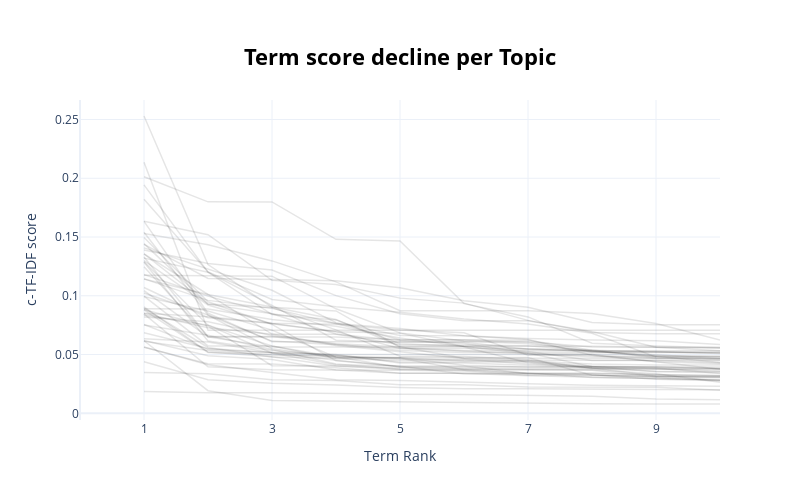

This figure's notebook cell:
### Markdown cell above
## Visualize Term Score Decline
Topics are represented by a number of words starting with the best representative word. Each word is represented by a c-TF-IDF score. The higher the score, the more representative a word to the topic is. Since the topic words are sorted by their c-TF-IDF score, the scores slowly decline with each word that is added. At some point adding words to the topic representation only marginally increases the total c-TF-IDF score and would not be beneficial for its representation.

To visualize this effect, we can plot the c-TF-IDF scores for each topic by the term rank of each word. In other words, the position of the words (term rank), where the words with the highest c-TF-IDF score will have a rank of 1, will be put on the x-axis. Whereas the y-axis will be populated by the c-TF-IDF scores. The result is a visualization that shows you the decline of c-TF-IDF score when adding words to the topic representation. It allows you, using the elbow method, the select the best number of words in a topic.

### Code cell
topic_model.visualize_term_rank()

### Figure 1 — Plotly figure (JSON) as saved in the notebook; plotly's stock layout.template omitted (floating-point values rounded to 4 significant figures)
{"data": [{"hovertext": "<b>Topic -1</b>:of_action_mechanism_the_and_is_121", "line": {"color": "black", "width": 1.5}, "mode": "lines+lines", "name": "", "opacity": 0.1, "type": "scatter", "x": [1, 2, 3, 4, 5, 6, 7, 8, 9, 10], "y": [0.01848, 0.01753, 0.01747, 0.01677, 0.01628, 0.01602, 0.01546, 0.01456, 0.01219, 0.01146]}, {"hovertext": "<b>Topic 0</b>:cells_antibody_antibodydependent_su", "line": {"color": "black", "width": 1.5}, "mode": "lines+lines", "name": "", "opacity": 0.1, "type": "scatter", "x": [1, 2, 3, 4, 5, 6, 7, 8, 9, 10], "y": [0.03482, 0.03358, 0.02856, 0.02797, 0.02436, 0.02432, 0.02234, 0.0221, 0.0221, 0.01965]}, {"hovertext": "<b>Topic 1</b>:egfr_exon_fgfr_kinase_mouse_and_tum", "line": {"color": "black", "width": 1.5}, "mode": "lines+lines", "name": "", "opacity": 0.1, "type": "scatter", "x": [1, 2, 3, 4, 5, 6, 7, 8, 9, 10], "y": [0.04388, 0.02862, 0.02549, 0.02412, 0.02197, 0.02089, 0.02087, 0.02023, 0.02021, 0.01996]}, {"hovertext": "<b>Topic 2</b>:jak_jaks_jak2_stats_kinase_janus_en", "line": {"color": "black", "width": 1.5}, "mode": "lines+lines", "name": "", "opacity": 0.1, "type": "scatter", "x": [1, 2, 3, 4, 5, 6, 7, 8, 9, 10], "y": [0.06195, 0.04891, 0.04585, 0.03676, 0.03669, 0.03603, 0.03229, 0.03215, 0.03179, 0.03146]}, {"hovertext": "<b>Topic 3</b>:5ht_receptors_serotonin_muscarinic_", "line": {"color": "black", "width": 1.5}, "mode": "lines+lines", "name": "", "opacity": 0.1, "type": "scatter", "x": [1, 2, 3, 4, 5, 6, 7, 8, 9, 10], "y": [0.05641, 0.04124, 0.03469, 0.02864, 0.02792, 0.02632, 0.02509, 0.02387, 0.02366, 0.02308]}, {"hovertext": "<b>Topic 4</b>:insulin_glp1_glucose_secretion_piog", "line": {"color": "black", "width": 1.5}, "mode": "lines+lines", "name": "", "opacity": 0.1, "type": "scatter", "x": [1, 2, 3, 4, 5, 6, 7, 8, 9, 10], "y": [0.09928, 0.08704, 0.07077, 0.04765, 0.04741, 0.04741, 0.04741, 0.03242, 0.0316, 0.03022]}, {"hovertext": "<b>Topic 5</b>:lysosomal_deficiency_lysosomes_glyc", "line": {"color": "black", "width": 1.5}, "mode": "lines+lines", "name": "", "opacity": 0.1, "type": "scatter", "x": [1, 2, 3, 4, 5, 6, 7, 8, 9, 10], "y": [0.05611, 0.04211, 0.04195, 0.03886, 0.03403, 0.03403, 0.03194, 0.03076, 0.02918, 0.02835]}, {"hovertext": "<b>Topic 6</b>:il13_il23_cytokines_proinflammatory", "line": {"color": "black", "width": 1.5}, "mode": "lines+lines", "name": "", "opacity": 0.1, "type": "scatter", "x": [1, 2, 3, 4, 5, 6, 7, 8, 9, 10], "y": [0.0614, 0.05344, 0.04951, 0.04808, 0.04723, 0.04454, 0.04433, 0.03865, 0.03181, 0.03063]}, {"hovertext": "<b>Topic 7</b>:braf_v600e_encorafenib_binimetinib_", "line": {"color": "black", "width": 1.5}, "mode": "lines+lines", "name": "", "opacity": 0.1, "type": "scatter", "x": [1, 2, 3, 4, 5, 6, 7, 8, 9, 10], "y": [0.1284, 0.06149, 0.05334, 0.04924, 0.04359, 0.04359, 0.04359, 0.04015, 0.03903, 0.03816]}, {"hovertext": "<b>Topic 8</b>:complement_terminal_kallikrein_hemo", "line": {"color": "black", "width": 1.5}, "mode": "lines+lines", "name": "", "opacity": 0.1, "type": "scatter", "x": [1, 2, 3, 4, 5, 6, 7, 8, 9, 10], "y": [0.09061, 0.05211, 0.04821, 0.0403, 0.03727, 0.03667, 0.03385, 0.03385, 0.03291, 0.03208]}, {"hovertext": "<b>Topic 9</b>:breast_pi3k_cancer_pik3ca_lines_pal", "line": {"color": "black", "width": 1.5}, "mode": "lines+lines", "name": "", "opacity": 0.1, "type": "scatter", "x": [1, 2, 3, 4, 5, 6, 7, 8, 9, 10], "y": [0.07508, 0.06632, 0.05437, 0.04193, 0.03743, 0.03727, 0.0342, 0.03044, 0.02967, 0.02852]}, {"hovertext": "<b>Topic 10</b>:somatostatin_sstr2_cells_growth_ps", "line": {"color": "black", "width": 1.5}, "mode": "lines+lines", "name": "", "opacity": 0.1, "type": "scatter", "x": [1, 2, 3, 4, 5, 6, 7, 8, 9, 10], "y": [0.08466, 0.03953, 0.03707, 0.03685, 0.03415, 0.03415, 0.03415, 0.03415, 0.0328, 0.03192]}, {"hovertext": "<b>Topic 11</b>:cftr_chloride_transport_ivacaftor_", "line": {"color": "black", "width": 1.5}, "mode": "lines+lines", "name": "", "opacity": 0.1, "type": "scatter", "x": [1, 2, 3, 4, 5, 6, 7, 8, 9, 10], "y": [0.1357, 0.09296, 0.08991, 0.07098, 0.04852, 0.04837, 0.04561, 0.03839, 0.03568, 0.0356]}, {"hovertext": "<b>Topic 12</b>:124_microbiology_see_antibacterial", "line": {"color": "black", "width": 1.5}, "mode": "lines+lines", "name": "", "opacity": 0.1, "type": "scatter", "x": [1, 2, 3, 4, 5, 6, 7, 8, 9, 10], "y": [0.2012, 0.1799, 0.1799, 0.148, 0.1466, 0.09333, 0.08201, 0.05966, 0.05727, 0.05576]}, {"hovertext": "<b>Topic 13</b>:platelet_fxa_aggregation_thrombin_", "line": {"color": "black", "width": 1.5}, "mode": "lines+lines", "name": "", "opacity": 0.1, "type": "scatter", "x": [1, 2, 3, 4, 5, 6, 7, 8, 9, 10], "y": [0.07551, 0.05442, 0.05143, 0.05, 0.04286, 0.04286, 0.04082, 0.03931, 0.03931, 0.03931]}, {"hovertext": "<b>Topic 14</b>:androgen_estrogen_estrogens_ar_enz", "line": {"color": "black", "width": 1.5}, "mode": "lines+lines", "name": "", "opacity": 0.1, "type": "scatter", "x": [1, 2, 3, 4, 5, 6, 7, 8, 9, 10], "y": [0.06856, 0.05524, 0.05183, 0.04518, 0.03961, 0.03961, 0.03961, 0.03961, 0.03961, 0.03821]}, {"hovertext": "<b>Topic 15</b>:beta_may_heart_vilanterol_adrenoce", "line": {"color": "black", "width": 1.5}, "mode": "lines+lines", "name": "", "opacity": 0.1, "type": "scatter", "x": [1, 2, 3, 4, 5, 6, 7, 8, 9, 10], "y": [0.08791, 0.05178, 0.05013, 0.04899, 0.04629, 0.04597, 0.04195, 0.03983, 0.03538, 0.03459]}, {"hovertext": "<b>Topic 16</b>:btk_bcell_bcrabl_pathways_t315i_pi", "line": {"color": "black", "width": 1.5}, "mode": "lines+lines", "name": "", "opacity": 0.1, "type": "scatter", "x": [1, 2, 3, 4, 5, 6, 7, 8, 9, 10], "y": [0.154, 0.08351, 0.05502, 0.04752, 0.04732, 0.04096, 0.03927, 0.03925, 0.03786, 0.0357]}, {"hovertext": "<b>Topic 17</b>:ttr_mrna_interference_rna_hepatocy", "line": {"color": "black", "width": 1.5}, "mode": "lines+lines", "name": "", "opacity": 0.1, "type": "scatter", "x": [1, 2, 3, 4, 5, 6, 7, 8, 9, 10], "y": [0.08813, 0.0742, 0.04049, 0.04027, 0.03856, 0.03756, 0.03713, 0.03666, 0.031, 0.031]}, {"hovertext": "<b>Topic 18</b>:glucose_reabsorption_sglt2_renal_f", "line": {"color": "black", "width": 1.5}, "mode": "lines+lines", "name": "", "opacity": 0.1, "type": "scatter", "x": [1, 2, 3, 4, 5, 6, 7, 8, 9, 10], "y": [0.1174, 0.1168, 0.1167, 0.08892, 0.06843, 0.06158, 0.05927, 0.05311, 0.05264, 0.05105]}, {"hovertext": "<b>Topic 19</b>:asthma_fluticasone_eosinophils_inf", "line": {"color": "black", "width": 1.5}, "mode": "lines+lines", "name": "", "opacity": 0.1, "type": "scatter", "x": [1, 2, 3, 4, 5, 6, 7, 8, 9, 10], "y": [0.08513, 0.08208, 0.07658, 0.07575, 0.07094, 0.06849, 0.04946, 0.04946, 0.04659, 0.04542]}, {"hovertext": "<b>Topic 20</b>:pde5_tadalafil_pde4_camp_more_cgmp", "line": {"color": "black", "width": 1.5}, "mode": "lines+lines", "name": "", "opacity": 0.1, "type": "scatter", "x": [1, 2, 3, 4, 5, 6, 7, 8, 9, 10], "y": [0.1023, 0.08362, 0.06146, 0.05854, 0.0551, 0.0551, 0.0544, 0.05414, 0.04715, 0.0464]}, {"hovertext": "<b>Topic 21</b>:bile_acids_acid_synthesis_fxr_chol", "line": {"color": "black", "width": 1.5}, "mode": "lines+lines", "name": "", "opacity": 0.1, "type": "scatter", "x": [1, 2, 3, 4, 5, 6, 7, 8, 9, 10], "y": [0.1495, 0.0949, 0.07562, 0.04465, 0.03999, 0.03338, 0.03338, 0.03307, 0.02907, 0.02768]}, {"hovertext": "<b>Topic 22</b>:myeloma_pomalidomide_melphalan_pro", "line": {"color": "black", "width": 1.5}, "mode": "lines+lines", "name": "", "opacity": 0.1, "type": "scatter", "x": [1, 2, 3, 4, 5, 6, 7, 8, 9, 10], "y": [0.08492, 0.07275, 0.06716, 0.06716, 0.06196, 0.05941, 0.05133, 0.03961, 0.03845, 0.03387]}, {"hovertext": "<b>Topic 23</b>:immune_pd1_tumor_tumors_syngeneic_", "line": {"color": "black", "width": 1.5}, "mode": "lines+lines", "name": "", "opacity": 0.1, "type": "scatter", "x": [1, 2, 3, 4, 5, 6, 7, 8, 9, 10], "y": [0.1071, 0.08131, 0.07649, 0.06949, 0.05509, 0.05263, 0.05072, 0.0502, 0.04926, 0.04834]}, {"hovertext": "<b>Topic 24</b>:ezh2_histone_histones_tazemetostat", "line": {"color": "black", "width": 1.5}, "mode": "lines+lines", "name": "", "opacity": 0.1, "type": "scatter", "x": [1, 2, 3, 4, 5, 6, 7, 8, 9, 10], "y": [0.08334, 0.07501, 0.05733, 0.04786, 0.03909, 0.03828, 0.03782, 0.03782, 0.03782, 0.03782]}, {"hovertext": "<b>Topic 25</b>:opioid_naloxegol_analgesia_eluxado", "line": {"color": "black", "width": 1.5}, "mode": "lines+lines", "name": "", "opacity": 0.1, "type": "scatter", "x": [1, 2, 3, 4, 5, 6, 7, 8, 9, 10], "y": [0.133, 0.06518, 0.05632, 0.05632, 0.05632, 0.05632, 0.04303, 0.03816, 0.03739, 0.03734]}, {"hovertext": "<b>Topic 26</b>:bone_calcium_phosphate_increasing_", "line": {"color": "black", "width": 1.5}, "mode": "lines+lines", "name": "", "opacity": 0.1, "type": "scatter", "x": [1, 2, 3, 4, 5, 6, 7, 8, 9, 10], "y": [0.1289, 0.07493, 0.05127, 0.04129, 0.0403, 0.0403, 0.03364, 0.03263, 0.03075, 0.02795]}, {"hovertext": "<b>Topic 27</b>:botox_denervation_muscle_hyaluroni", "line": {"color": "black", "width": 1.5}, "mode": "lines+lines", "name": "", "opacity": 0.1, "type": "scatter", "x": [1, 2, 3, 4, 5, 6, 7, 8, 9, 10], "y": [0.1144, 0.09608, 0.08929, 0.0765, 0.07206, 0.06609, 0.06375, 0.06242, 0.06177, 0.05854]}, {"hovertext": "<b>Topic 28</b>:amyloid_plaques_brain_18_tau_flort", "line": {"color": "black", "width": 1.5}, "mode": "lines+lines", "name": "", "opacity": 0.1, "type": "scatter", "x": [1, 2, 3, 4, 5, 6, 7, 8, 9, 10], "y": [0.1181, 0.09969, 0.08464, 0.07633, 0.06253, 0.06253, 0.06039, 0.0522, 0.0522, 0.0519]}, {"hovertext": "<b>Topic 29</b>:or_mutations_allele_clinical_cftr_", "line": {"color": "black", "width": 1.5}, "mode": "lines+lines", "name": "", "opacity": 0.1, "type": "scatter", "x": [1, 2, 3, 4, 5, 6, 7, 8, 9, 10], "y": [0.06173, 0.01922, 0.01097, 0.01037, 0.00967, 0.008822, 0.008772, 0.008148, 0.007948, 0.007916]}, {"hovertext": "<b>Topic 30</b>:bronchodilation_smooth_airways_mus", "line": {"color": "black", "width": 1.5}, "mode": "lines+lines", "name": "", "opacity": 0.1, "type": "scatter", "x": [1, 2, 3, 4, 5, 6, 7, 8, 9, 10], "y": [0.0997, 0.05736, 0.05725, 0.04632, 0.04525, 0.04525, 0.04525, 0.04525, 0.04525, 0.04294]}, {"hovertext": "<b>Topic 31</b>:decitabine_telomerase_dna_sma_smn_", "line": {"color": "black", "width": 1.5}, "mode": "lines+lines", "name": "", "opacity": 0.1, "type": "scatter", "x": [1, 2, 3, 4, 5, 6, 7, 8, 9, 10], "y": [0.08939, 0.05607, 0.0479, 0.04681, 0.04681, 0.03699, 0.03699, 0.03699, 0.03364, 0.02644]}, {"hovertext": "<b>Topic 32</b>:microtubule_attached_small_molecul", "line": {"color": "black", "width": 1.5}, "mode": "lines+lines", "name": "", "opacity": 0.1, "type": "scatter", "x": [1, 2, 3, 4, 5, 6, 7, 8, 9, 10], "y": [0.1437, 0.1147, 0.1138, 0.1128, 0.1069, 0.09582, 0.09015, 0.0772, 0.07525, 0.07525]}, {"hovertext": "<b>Topic 33</b>:gla_variant_variants_amenable_amen", "line": {"color": "black", "width": 1.5}, "mode": "lines+lines", "name": "", "opacity": 0.1, "type": "scatter", "x": [1, 2, 3, 4, 5, 6, 7, 8, 9, 10], "y": [0.1408, 0.1228, 0.1047, 0.07716, 0.06623, 0.06598, 0.06277, 0.0494, 0.04396, 0.04226]}, {"hovertext": "<b>Topic 34</b>:idh1_idh2_2hg_ivosidenib_olutaside", "line": {"color": "black", "width": 1.5}, "mode": "lines+lines", "name": "", "opacity": 0.1, "type": "scatter", "x": [1, 2, 3, 4, 5, 6, 7, 8, 9, 10], "y": [0.1444, 0.09286, 0.08467, 0.06741, 0.05825, 0.05819, 0.0575, 0.05292, 0.04862, 0.04862]}, {"hovertext": "<b>Topic 35</b>:lopinavir_antiviral_microbiology_1", "line": {"color": "black", "width": 1.5}, "mode": "lines+lines", "name": "", "opacity": 0.1, "type": "scatter", "x": [1, 2, 3, 4, 5, 6, 7, 8, 9, 10], "y": [0.1634, 0.152, 0.1131, 0.1096, 0.098, 0.09375, 0.07906, 0.06875, 0.0676, 0.0676]}, {"hovertext": "<b>Topic 36</b>:s1p_lymphocytes_siponimod_modulato", "line": {"color": "black", "width": 1.5}, "mode": "lines+lines", "name": "", "opacity": 0.1, "type": "scatter", "x": [1, 2, 3, 4, 5, 6, 7, 8, 9, 10], "y": [0.1633, 0.08509, 0.06085, 0.06085, 0.06085, 0.06085, 0.06085, 0.05646, 0.05624, 0.05624]}, {"hovertext": "<b>Topic 37</b>:hif2_stabilization_nrf2_genes_tran", "line": {"color": "black", "width": 1.5}, "mode": "lines+lines", "name": "", "opacity": 0.1, "type": "scatter", "x": [1, 2, 3, 4, 5, 6, 7, 8, 9, 10], "y": [0.1248, 0.06533, 0.06533, 0.05885, 0.05336, 0.05163, 0.05163, 0.05163, 0.05163, 0.05163]}, {"hovertext": "<b>Topic 38</b>:naproxen_prostaglandins_prostaglan", "line": {"color": "black", "width": 1.5}, "mode": "lines+lines", "name": "", "opacity": 0.1, "type": "scatter", "x": [1, 2, 3, 4, 5, 6, 7, 8, 9, 10], "y": [0.253, 0.1266, 0.09031, 0.0871, 0.05602, 0.05323, 0.05323, 0.05323, 0.05323, 0.05323]}, {"hovertext": "<b>Topic 39</b>:pd1_tcell_pdl1_found_pdl2_cytokine", "line": {"color": "black", "width": 1.5}, "mode": "lines+lines", "name": "", "opacity": 0.1, "type": "scatter", "x": [1, 2, 3, 4, 5, 6, 7, 8, 9, 10], "y": [0.139, 0.1275, 0.1219, 0.1001, 0.08471, 0.0788, 0.0788, 0.06958, 0.05624, 0.05544]}, {"hovertext": "<b>Topic 40</b>:elzonris_antibodies_ada_neutralizi", "line": {"color": "black", "width": 1.5}, "mode": "lines+lines", "name": "", "opacity": 0.1, "type": "scatter", "x": [1, 2, 3, 4, 5, 6, 7, 8, 9, 10], "y": [0.132, 0.12, 0.08402, 0.07947, 0.05916, 0.05672, 0.0549, 0.05249, 0.0494, 0.04676]}, {"hovertext": "<b>Topic 41</b>:findings_relevance_clinical_unknow", "line": {"color": "black", "width": 1.5}, "mode": "lines+lines", "name": "", "opacity": 0.1, "type": "scatter", "x": [1, 2, 3, 4, 5, 6, 7, 8, 9, 10], "y": [0.153, 0.1434, 0.1297, 0.1118, 0.08721, 0.08721, 0.08721, 0.08487, 0.0765, 0.06233]}, {"hovertext": "<b>Topic 42</b>:colonic_intestinal_pain_visceral_t", "line": {"color": "black", "width": 1.5}, "mode": "lines+lines", "name": "", "opacity": 0.1, "type": "scatter", "x": [1, 2, 3, 4, 5, 6, 7, 8, 9, 10], "y": [0.08894, 0.08883, 0.07979, 0.07411, 0.06415, 0.05673, 0.0507, 0.04811, 0.04811, 0.04611]}, {"hovertext": "<b>Topic 43</b>:parp_dna_repair_brca12_deficiencie", "line": {"color": "black", "width": 1.5}, "mode": "lines+lines", "name": "", "opacity": 0.1, "type": "scatter", "x": [1, 2, 3, 4, 5, 6, 7, 8, 9, 10], "y": [0.08202, 0.07784, 0.06623, 0.05916, 0.05669, 0.04676, 0.04676, 0.04676, 0.04676, 0.04676]}, {"hovertext": "<b>Topic 44</b>:ret_fusion_fusions_proteins_kmt2a_", "line": {"color": "black", "width": 1.5}, "mode": "lines+lines", "name": "", "opacity": 0.1, "type": "scatter", "x": [1, 2, 3, 4, 5, 6, 7, 8, 9, 10], "y": [0.1299, 0.09209, 0.07623, 0.0694, 0.06803, 0.05679, 0.05257, 0.04489, 0.04489, 0.04489]}, {"hovertext": "<b>Topic 45</b>:vonoprazan_parietal_gastric_acid_p", "line": {"color": "black", "width": 1.5}, "mode": "lines+lines", "name": "", "opacity": 0.1, "type": "scatter", "x": [1, 2, 3, 4, 5, 6, 7, 8, 9, 10], "y": [0.1822, 0.1202, 0.09684, 0.09069, 0.08593, 0.08015, 0.07606, 0.06812, 0.04791, 0.04791]}, {"hovertext": "<b>Topic 46</b>:rbc_cxcr4_marrow_cxcl12_mavorixafo", "line": {"color": "black", "width": 1.5}, "mode": "lines+lines", "name": "", "opacity": 0.1, "type": "scatter", "x": [1, 2, 3, 4, 5, 6, 7, 8, 9, 10], "y": [0.06338, 0.06074, 0.05144, 0.0501, 0.0501, 0.0501, 0.0501, 0.0501, 0.04394, 0.03737]}, {"hovertext": "<b>Topic 47</b>:calcineurin_tacrolimus_il2_calmodu", "line": {"color": "black", "width": 1.5}, "mode": "lines+lines", "name": "", "opacity": 0.1, "type": "scatter", "x": [1, 2, 3, 4, 5, 6, 7, 8, 9, 10], "y": [0.1143, 0.1011, 0.06741, 0.05764, 0.05248, 0.04667, 0.04441, 0.04198, 0.0412, 0.0412]}, {"hovertext": "<b>Topic 48</b>:et_endothelin_et1_angiotensin_maci", "line": {"color": "black", "width": 1.5}, "mode": "lines+lines", "name": "", "opacity": 0.1, "type": "scatter", "x": [1, 2, 3, 4, 5, 6, 7, 8, 9, 10], "y": [0.1944, 0.1201, 0.09177, 0.06217, 0.06055, 0.06055, 0.05445, 0.05299, 0.04854, 0.04327]}, {"hovertext": "<b>Topic 49</b>:orexin_neuropeptides_suppress_ox2r", "line": {"color": "black", "width": 1.5}, "mode": "lines+lines", "name": "", "opacity": 0.1, "type": "scatter", "x": [1, 2, 3, 4, 5, 6, 7, 8, 9, 10], "y": [0.2135, 0.07072, 0.07072, 0.07072, 0.07072, 0.07072, 0.07072, 0.07072, 0.07072, 0.07072]}, {"hovertext": "<b>Topic 50</b>:alk_implanted_lorlatinib_crizotini", "line": {"color": "black", "width": 1.5}, "mode": "lines+lines", "name": "", "opacity": 0.1, "type": "scatter", "x": [1, 2, 3, 4, 5, 6, 7, 8, 9, 10], "y": [0.1044, 0.06503, 0.065, 0.065, 0.06269, 0.06264, 0.06208, 0.05361, 0.05217, 0.05087]}, {"hovertext": "<b>Topic 51</b>:ifn_type_interferon_ifnar_ifns_ani", "line": {"color": "black", "width": 1.5}, "mode": "lines+lines", "name": "", "opacity": 0.1, "type": "scatter", "x": [1, 2, 3, 4, 5, 6, 7, 8, 9, 10], "y": [0.1356, 0.1011, 0.09039, 0.07977, 0.05701, 0.05701, 0.05701, 0.05701, 0.0562, 0.05318]}], "layout": {"height": 500, "hoverlabel": {"bgcolor": "white", "font": {"family": "Rockwell", "size": 16}}, "showlegend": false, "title": {"font": {"color": "Black", "size": 22}, "text": "<b>Term score decline per Topic</b>", "x": 0.5, "xanchor": "center", "y": 0.9, "yanchor": "top"}, "width": 800, "xaxis": {"dtick": 2, "range": [0, 10], "tick0": 1, "title": {"text": "Term Rank"}}, "yaxis": {"title": {"text": "c-TF-IDF score"}}}}
